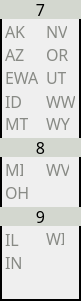
   <widget class="QFrame" name="frame_6">
    <property name="geometry">
     <rect>
      <x>620</x>
      <y>223</y>
      <width>81</width>
      <height>301</height>
     </rect>
    </property>
    <property name="font">
     <font>
      <family>Monospace</family>
      <pointsize>12</pointsize>
     </font>
    </property>
    <property name="frameShape">
     <enum>QFrame::WinPanel</enum>
    </property>
    <property name="frameShadow">
     <enum>QFrame::Plain</enum>
    </property>
    <widget class="QLabel" name="label_22">
     <property name="geometry">
      <rect>
       <x>0</x>
       <y>0</y>
       <width>81</width>
       <height>19</height>
      </rect>
     </property>
     <property name="font">
      <font>
       <family>JetBrains Mono</family>
       <pointsize>12</pointsize>
       <weight>50</weight>
       <bold>false</bold>
      </font>
     </property>
     <property name="styleSheet">
      <string notr="true">background-color: rgb(211, 215, 207);
color: rgb(0, 0, 0);</string>
     </property>
     <property name="text">
      <string>7</string>
     </property>
     <property name="alignment">
      <set>Qt::AlignCenter</set>
     </property>
    </widget>
    <widget class="QLabel" name="label_23">
     <property name="geometry">
      <rect>
       <x>0</x>
       <y>138</y>
       <width>81</width>
       <height>19</height>
      </rect>
     </property>
     <property name="font">
      <font>
       <family>JetBrains Mono</family>
       <pointsize>12</pointsize>
       <weight>50</weight>
       <bold>false</bold>
      </font>
     </property>
     <property name="styleSheet">
      <string notr="true">background-color: rgb(211, 215, 207);
color: rgb(0, 0, 0);</string>
     </property>
     <property name="text">
      <string>8</string>
     </property>
     <property name="alignment">
      <set>Qt::AlignCenter</set>
     </property>
    </widget>
    <widget class="QLabel" name="label_24">
     <property name="geometry">
      <rect>
       <x>0</x>
       <y>207</y>
       <width>81</width>
       <height>19</height>
      </rect>
     </property>
     <property name="font">
      <font>
       <family>JetBrains Mono</family>
       <pointsize>12</pointsize>
       <weight>50</weight>
       <bold>false</bold>
      </font>
     </property>
     <property name="styleSheet">
      <string notr="true">background-color: rgb(211, 215, 207);
color: rgb(0, 0, 0);</string>
     </property>
     <property name="text">
      <string>9</string>
     </property>
     <property name="alignment">
      <set>Qt::AlignCenter</set>
     </property>
    </widget>
    <widget class="QLabel" name="Section_OR">
     <property name="geometry">
      <rect>
       <x>46</x>
       <y>46</y>
       <width>23</width>
       <height>17</height>
      </rect>
     </property>
     <property name="font">
      <font>
       <family>JetBrains Mono</family>
       <pointsize>12</pointsize>
       <weight>50</weight>
       <bold>false</bold>
      </font>
     </property>
     <property name="styleSheet">
      <string notr="true">color: rgb(136, 138, 133);</string>
     </property>
     <property name="text">
      <string>OR</string>
     </property>
    </widget>
    <widget class="QLabel" name="Section_AZ">
     <property name="geometry">
      <rect>
       <x>5</x>
       <y>46</y>
       <width>19</width>
       <height>17</height>
      </rect>
     </property>
     <property name="font">
      <font>
       <family>JetBrains Mono</family>
       <pointsize>12</pointsize>
       <weight>50</weight>
       <bold>false</bold>
      </font>
     </property>
     <property name="styleSheet">
      <string notr="true">color: rgb(136, 138, 133);</string>
     </property>
     <property name="text">
      <string>AZ</string>
     </property>
    </widget>
    <widget class="QLabel" name="Section_MI">
     <property name="geometry">
      <rect>
       <x>5</x>
       <y>161</y>
       <width>18</width>
       <height>17</height>
      </rect>
     </property>
     <property name="font">
      <font>
       <family>JetBrains Mono</family>
       <pointsize>12</pointsize>
       <weight>50</weight>
       <bold>false</bold>
      </font>
     </property>
     <property name="styleSheet">
      <string notr="true">color: rgb(136, 138, 133);</string>
     </property>
     <property name="text">
      <string>MI</string>
     </property>
    </widget>
    <widget class="QLabel" name="Section_OH">
     <property name="geometry">
      <rect>
       <x>5</x>
       <y>184</y>
       <width>23</width>
       <height>17</height>
      </rect>
     </property>
     <property name="font">
      <font>
       <family>JetBrains Mono</family>
       <pointsize>12</pointsize>
       <weight>50</weight>
       <bold>false</bold>
      </font>
     </property>
     <property name="styleSheet">
      <string notr="true">color: rgb(136, 138, 133);</string>
     </property>
     <property name="text">
      <string>OH</string>
     </property>
    </widget>
    <widget class="QLabel" name="Section_WV">
     <property name="geometry">
      <rect>
       <x>46</x>
       <y>161</y>
       <width>23</width>
       <height>17</height>
      </rect>
     </property>
     <property name="font">
      <font>
       <family>JetBrains Mono</family>
       <pointsize>12</pointsize>
       <weight>50</weight>
       <bold>false</bold>
      </font>
     </property>
     <property name="styleSheet">
      <string notr="true">color: rgb(136, 138, 133);</string>
     </property>
     <property name="text">
      <string>WV</string>
     </property>
    </widget>
    <widget class="QLabel" name="Section_NV">
     <property name="geometry">
      <rect>
       <x>46</x>
       <y>23</y>
       <width>21</width>
       <height>17</height>
      </rect>
     </property>
     <property name="font">
      <font>
       <family>JetBrains Mono</family>
       <pointsize>12</pointsize>
       <weight>50</weight>
       <bold>false</bold>
      </font>
     </property>
     <property name="styleSheet">
      <string notr="true">color: rgb(136, 138, 133);</string>
     </property>
     <property name="text">
      <string>NV</string>
     </property>
    </widget>
    <widget class="QLabel" name="Section_AK">
     <property name="geometry">
      <rect>
       <x>5</x>
       <y>23</y>
       <width>21</width>
       <height>17</height>
      </rect>
     </property>
     <property name="font">
      <font>
       <family>JetBrains Mono</family>
       <pointsize>12</pointsize>
       <weight>50</weight>
       <bold>false</bold>
      </font>
     </property>
     <property name="styleSheet">
      <string notr="true">color: rgb(136, 138, 133);</string>
     </property>
     <property name="text">
      <string>AK</string>
     </property>
    </widget>
    <widget class="QLabel" name="Section_WI">
     <property name="geometry">
      <rect>
       <x>46</x>
       <y>230</y>
       <width>18</width>
       <height>17</height>
      </rect>
     </property>
     <property name="font">
      <font>
       <family>JetBrains Mono</family>
       <pointsize>12</pointsize>
       <weight>50</weight>
       <bold>false</bold>
      </font>
     </property>
     <property name="styleSheet">
      <string notr="true">color: rgb(136, 138, 133);</string>
     </property>
     <property name="text">
      <string>WI</string>
     </property>
    </widget>
    <widget class="QLabel" name="Section_IL">
     <property name="geometry">
      <rect>
       <x>5</x>
       <y>230</y>
       <width>20</width>
       <height>19</height>
      </rect>
     </property>
     <property name="font">
      <font>
       <family>JetBrains Mono</family>
       <pointsize>12</pointsize>
       <weight>50</weight>
       <bold>false</bold>
      </font>
     </property>
     <property name="styleSheet">
      <string notr="true">color: rgb(136, 138, 133);</string>
     </property>
     <property name="text">
      <string>IL</string>
     </property>
    </widget>
    <widget class="QLabel" name="Section_IN">
     <property name="geometry">
      <rect>
       <x>5</x>
       <y>253</y>
       <width>20</width>
       <height>19</height>
      </rect>
     </property>
     <property name="font">
      <font>
       <family>JetBrains Mono</family>
       <pointsize>12</pointsize>
       <weight>50</weight>
       <bold>false</bold>
      </font>
     </property>
     <property name="styleSheet">
      <string notr="true">color: rgb(136, 138, 133);</string>
     </property>
     <property name="text">
      <string>IN</string>
     </property>
    </widget>
    <widget class="QLabel" name="Section_ID">
     <property name="geometry">
      <rect>
       <x>5</x>
       <y>92</y>
       <width>20</width>
       <height>19</height>
      </rect>
     </property>
     <property name="font">
      <font>
       <family>JetBrains Mono</family>
       <pointsize>12</pointsize>
       <weight>50</weight>
       <bold>false</bold>
      </font>
     </property>
     <property name="styleSheet">
      <string notr="true">color: rgb(136, 138, 133);</string>
     </property>
     <property name="text">
      <string>ID</string>
     </property>
    </widget>
    <widget class="QLabel" name="Section_EWA">
     <property name="geometry">
      <rect>
       <x>5</x>
       <y>69</y>
       <width>33</width>
       <height>17</height>
      </rect>
     </property>
     <property name="font">
      <font>
       <family>JetBrains Mono</family>
       <pointsize>12</pointsize>
       <weight>50</weight>
       <bold>false</bold>
      </font>
     </property>
     <property name="styleSheet">
      <string notr="true">color: rgb(136, 138, 133);</string>
     </property>
     <property name="text">
      <string>EWA</string>
     </property>
    </widget>
    <widget class="QLabel" name="Section_WWA">
     <property name="geometry">
      <rect>
       <x>46</x>
       <y>92</y>
       <width>29</width>
       <height>19</height>
      </rect>
     </property>
     <property name="font">
      <font>
       <family>JetBrains Mono</family>
       <pointsize>12</pointsize>
       <weight>50</weight>
       <bold>false</bold>
      </font>
     </property>
     <property name="styleSheet">
      <string notr="true">color: rgb(136, 138, 133);</string>
     </property>
     <property name="text">
      <string>WWA</string>
     </property>
    </widget>
    <widget class="QLabel" name="Section_UT">
     <property name="geometry">
      <rect>
       <x>46</x>
       <y>69</y>
       <width>20</width>
       <height>17</height>
      </rect>
     </property>
     <property name="font">
      <font>
       <family>JetBrains Mono</family>
       <pointsize>12</pointsize>
       <weight>50</weight>
       <bold>false</bold>
      </font>
     </property>
     <property name="styleSheet">
      <string notr="true">color: rgb(136, 138, 133);</string>
     </property>
     <property name="text">
      <string>UT</string>
     </property>
    </widget>
    <widget class="QLabel" name="Section_MT">
     <property name="geometry">
      <rect>
       <x>5</x>
       <y>115</y>
       <width>23</width>
       <height>17</height>
      </rect>
     </property>
     <property name="font">
      <font>
       <family>JetBrains Mono</family>
       <pointsize>12</pointsize>
       <weight>50</weight>
       <bold>false</bold>
      </font>
     </property>
     <property name="styleSheet">
      <string notr="true">color: rgb(136, 138, 133);</string>
     </property>
     <property name="text">
      <string>MT</string>
     </property>
    </widget>
    <widget class="QLabel" name="Section_WY">
     <property name="geometry">
      <rect>
       <x>46</x>
       <y>115</y>
       <width>24</width>
       <height>17</height>
      </rect>
     </property>
     <property name="font">
      <font>
       <family>JetBrains Mono</family>
       <pointsize>12</pointsize>
       <weight>50</weight>
       <bold>false</bold>
      </font>
     </property>
     <property name="styleSheet">
      <string notr="true">color: rgb(136, 138, 133);</string>
     </property>
     <property name="text">
      <string>WY</string>
     </property>
    </widget>
   </widget>
